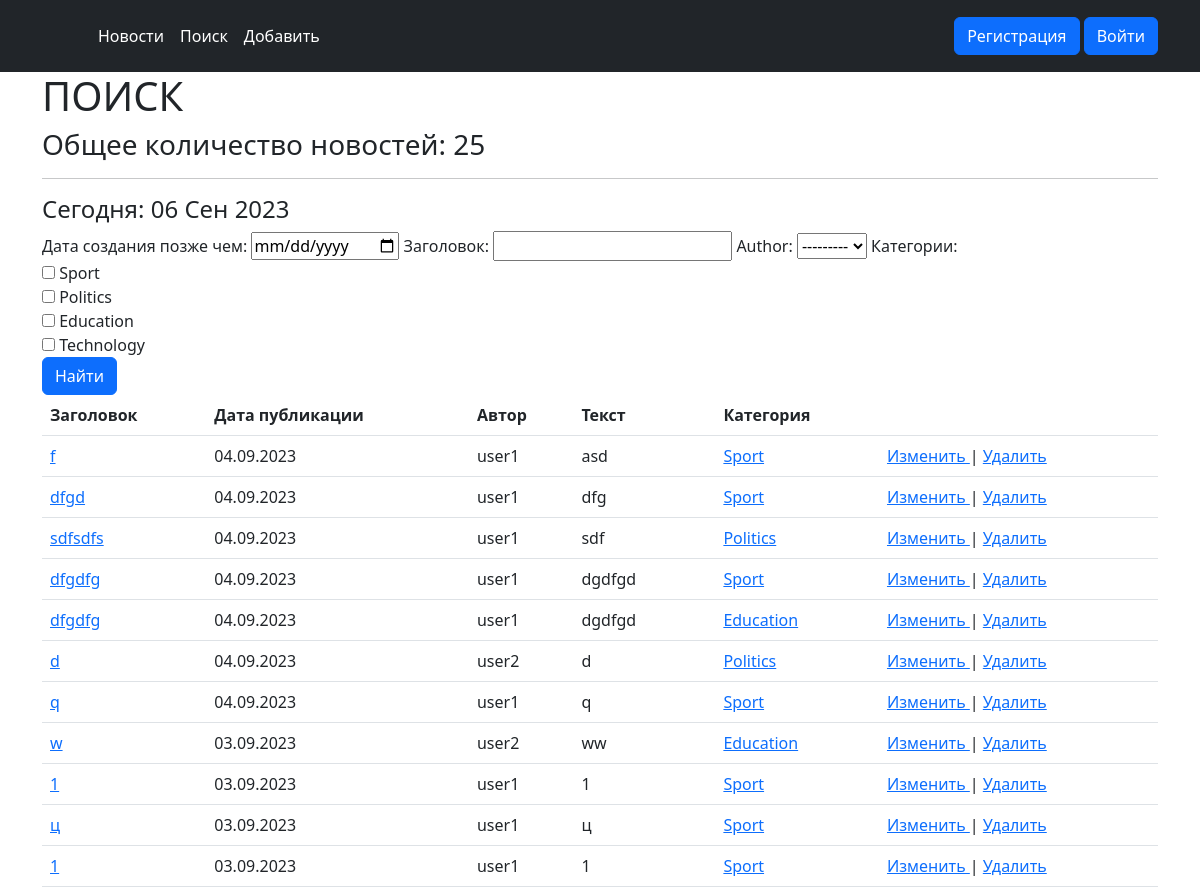
Page /news/search/ (upper part) on the earlier database version.
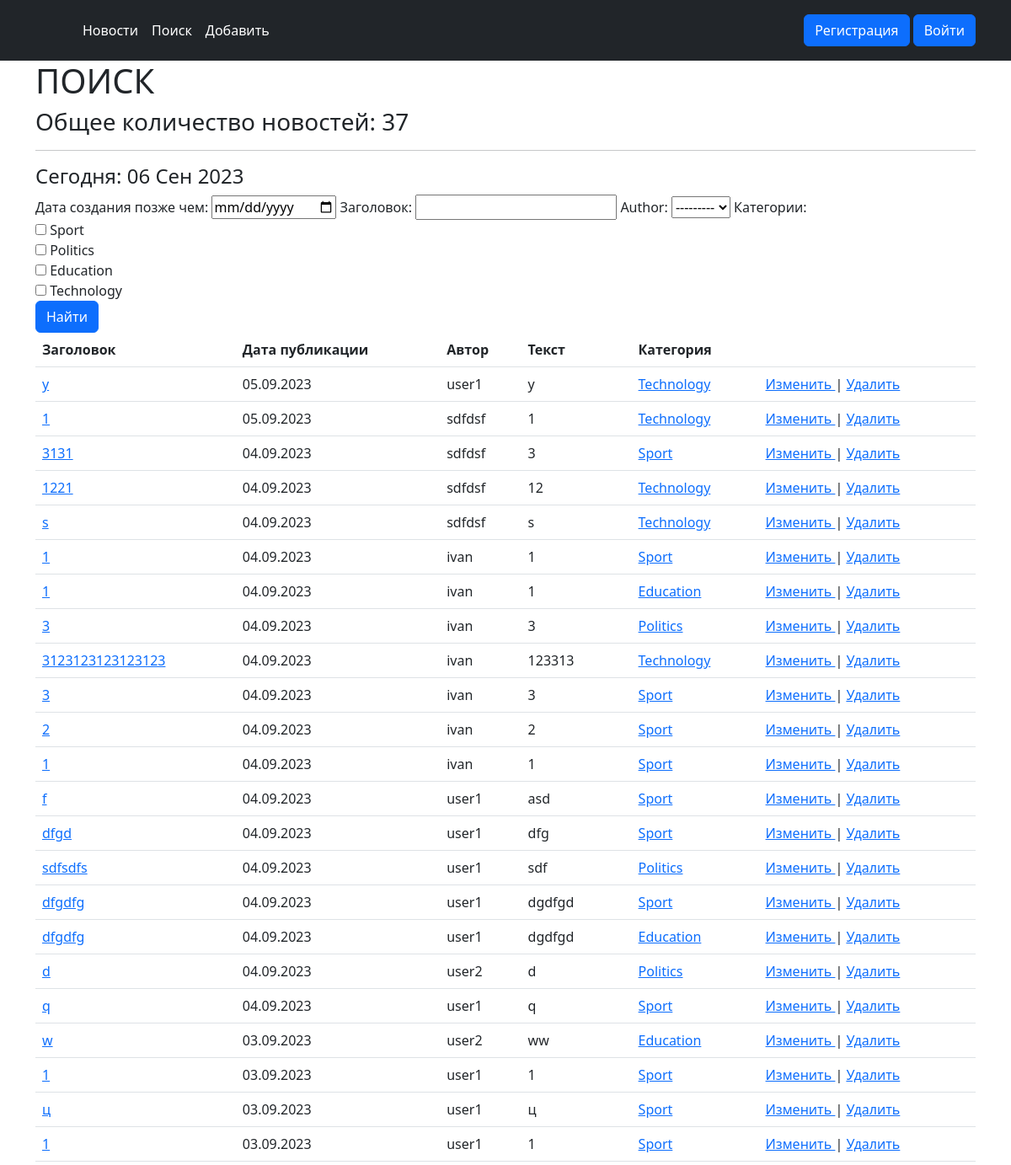
Same page on the later database version.
### NewsPaper/models.py (models this page shows, shortened)
class Post(models.Model):
    NEWS = 'NW'
    ARTICLE = 'AR'
    POST_TYPES = (
        (NEWS, 'Новость'),
        (ARTICLE, 'Статья'),
    )
    author = models.ForeignKey(Author, on_delete=models.CASCADE)
    post_type = models.CharField(max_length=100, choices=POST_TYPES, default=ARTICLE)
    created_at = models.DateTimeField(auto_now_add=True)
    categories = models.ManyToManyField(Category, through='PostCategory')
    title = models.CharField(max_length=128)
    text = models.TextField()
    rating = models.IntegerField(default=0)

class Author(models.Model):
    authorUser = models.OneToOneField(User, on_delete=models.CASCADE)
    ratingAuthor = models.IntegerField(default=0)
    def __str__(self):
        return f"{self.authorUser}"

class Category(models.Model):
    name = models.CharField(max_length=100, unique=True)
    subscribers = models.ManyToManyField(User, blank=True)
    def __str__(self):
        return f"{self.name}"

### NewsPaper/views.py (the view, shortened to what this page needs)
# urls.py: path('search/', SearchList.as_view(), name='search'),
class SearchList(ListView):
    model = Post
    template_name = 'NewsPaper/search.html'
    context_object_name = 'posts'
    queryset = Post.objects.order_by('-created_at')
    form_class = PostForm
    def get_context_data(self, **kwargs):
        context = super().get_context_data(**kwargs)
        context['time_now'] = timezone.localtime(timezone.now())
        context['value1'] = None
        context['filter'] = PostFilter(self.request.GET, queryset=self.get_queryset())
        context['form'] = PostForm()
        context['is_not_authors'] = not self.request.user.groups.filter(name='authors').exists()
        return context

### NewsPaper/forms.py
class PostForm(forms.ModelForm):
    class Meta:
        model = Post
        fields = ['author', 'post_type', 'categories', 'title', 'text']
        widgets = {
            'author': forms.Select(attrs={
                'class': 'form-control',
            }),
            'title': forms.TextInput(attrs={
                'class': 'form-control',
                'placeholder': 'Enter Title post'
            }),
            'post_type': forms.Select(attrs={
                'class': 'form-control',
            }),
            'categories': forms.SelectMultiple(attrs={
                'class': 'form-control',
            }),
            'text': forms.Textarea(attrs={
                'class': 'form-control',
            }),
        }
    def __init__(self, *args, **kwargs):
        super().__init__(*args, **kwargs)
        if self.instance.pk:
            initial_categories = self.instance.categories.all()
            self.fields['categories'].queryset = Category.objects.all()
            self.fields['categories'].initial = initial_categories

### NewsPaper/templatetags/custom_filters.py (called while the page is built)
@register.filter(name='censor')
def censor(value):
    banned_words = ['хуй', 'пидор', 'иди на хуй']  # Список нежелательных слов
    for word in banned_words:
        value = value.replace(word, '***')
    return value

### NewsPaper/templates/NewsPaper/search.html (shortened to what this page needs)
{% extends 'layout/default.html' %}
{% load custom_filters %}
{% block content %}
    <h1>ПОИСК</h1>
    <h3> Общее количество новостей: {{ posts|length }} </h3>
    <hr>
    <h4>Сегодня: {{ time_now|date:'d M Y' }}</h4>
    {% if posts %}
    <form method="GET">
        {{ filter.form }}
        <input class="btn btn-primary" type="submit" value="Найти">
    </form>
        <table class = "table">
            <tr>
                <th scope="col">
                    Заголовок
                </th>
                <th scope="col">
                    Дата публикации
                </th>
                <th scope="col">
                    Автор
                </th>
                 <th scope="col">
                    Текст
                </th>
                    <th scope="col">
                    Категория
                </th>
                <th scope="col">
                </th>
            </tr>
        {% for post in filter.qs %}
            <tr>
                <td>
                    <a href="{% url 'news:post_detail' post.id %}">
                    {{ post.title|censor }}
                    </a>
                </td>
                <td>
                    {{ post.created_at|date:'d.m.Y' }}
                </td>
                    <td>
                    {{ post.author }}
                </td>
                <td>
                    {{ post.text|truncatechars:50|censor }}
                </td>
                 {% for category in post.categories.all %}
                <td>
                  <a href="{% url 'news:category' category.id %}">
                     {{ category.name }}
                  </a></td>
                {% endfor %}
                <td>
                    <a href="{% url 'news:post_update' post.id %}">
                        Изменить
                    </a>
                    |
                    <a href="{% url 'news:post_delete' post.id %}">
                        Удалить
                    </a>
                </td>
            </tr>
        {% endfor %}
        </table>
    {% else %}
        <h2>Новостей нет!</h2>
    {% endif %}
{% endblock content %}

### NewsPaper/templates/layout/default.html (shortened to what this page needs)
<!DOCTYPE html>
<html lang="en">
<head>
<link href="https://cdn.jsdelivr.net/npm/bootstrap@5.2.3/dist/css/bootstrap.min.css" rel="stylesheet">
<link rel="stylesheet" href="https://cdnjs.cloudflare.com/ajax/libs/font-awesome/5.15.4/css/all.min.css">
</head>
<body>
{% include './parts/header.html' %}
<div class="container">
 {% block content %}
 {% endblock content %}
</div>
</body>
</html>

### NewsPaper/templates/layout/parts/header.html
{% load cache %}
{% cache 30 header %}
<header class="p-3 text-bg-dark">
 <div class="container">
   <div class="d-flex flex-wrap align-items-center justify-content-center justify-content-lg-start">
     <a href="/" class="d-flex align-items-center mb-2 mb-lg-0 text-white text-decoration-none">
       <svg class="bi me-2" width="40" height="32" role="img" aria-label="Bootstrap"><use xlink:href="#bootstrap"/></svg>
     </a>
     <ul class="nav col-12 col-lg-auto me-lg-auto mb-2 justify-content-center mb-md-0">
       <li><a href="{% url 'news:posts' %}" class="nav-link px-2 text-white">Новости</a></li>
       <li><a href="{% url 'news:search' %}" class="nav-link px-2 text-white">Поиск</a></li>
       <li><a href="{% url 'news:post_create' %}" class="nav-link px-2 text-white">Добавить</a></li>
     </ul>
       <div class="text-end">
         {% if user.is_authenticated %}
           <a class="btn btn-primary" href="/sign/">Профиль</a>
           <a class="btn btn-primary" href="/accounts/logout/">Выйти</a>
          {% if is_not_authors %}
      <a class="btn btn-info" href="{% url 'sign:upgrade' %}">Хочу быть автором!</a>
   {% else %}
      <h3>Вы в группе "Авторы"</h3>
   {% endif %}
         {% else %}
           <a class="btn btn-primary" href="/accounts/signup/">Регистрация</a>
           <a class="btn btn-primary" href="/accounts/login/">Войти</a>
         {% endif %}
       </div>
   </div>
 </div>
</header>
{% endcache %}

Differences in the rows shown:
added Post: title|censor "у", created_at "05.09.2023", author "user1", text|censor "у"
now on this page (row unchanged): Category: name "Technology"
added Post: title|censor "1", created_at "05.09.2023", author "sdfdsf", text|censor "1"
added Post: title|censor "3131", created_at "04.09.2023", author "sdfdsf", text|censor "3", Category (name "Sport")
added Post: title|censor "1221", created_at "04.09.2023", author "sdfdsf", text|censor "12"
added Post: title|censor "s", created_at "04.09.2023", author "sdfdsf", text|censor "s"
added Post: title|censor "1", created_at "04.09.2023", author "ivan", text|censor "1", Category (name "Sport")
added Post: title|censor "1", created_at "04.09.2023", author "ivan", text|censor "1", Category (name "Education")
added Post: title|censor "3", created_at "04.09.2023", author "ivan", text|censor "3", Category (name "Politics")
added Post: title|censor "3123123123123123", created_at "04.09.2023", author "ivan", text|censor "123313"
added Post: title|censor "3", created_at "04.09.2023", author "ivan", text|censor "3", Category (name "Sport")
added Post: title|censor "2", created_at "04.09.2023", author "ivan", text|censor "2", Category (name "Sport")
added Post: title|censor "1", created_at "04.09.2023", author "ivan", text|censor "1", Category (name "Sport")
Other differences:
{{ posts|length }}: "25" → "37"
